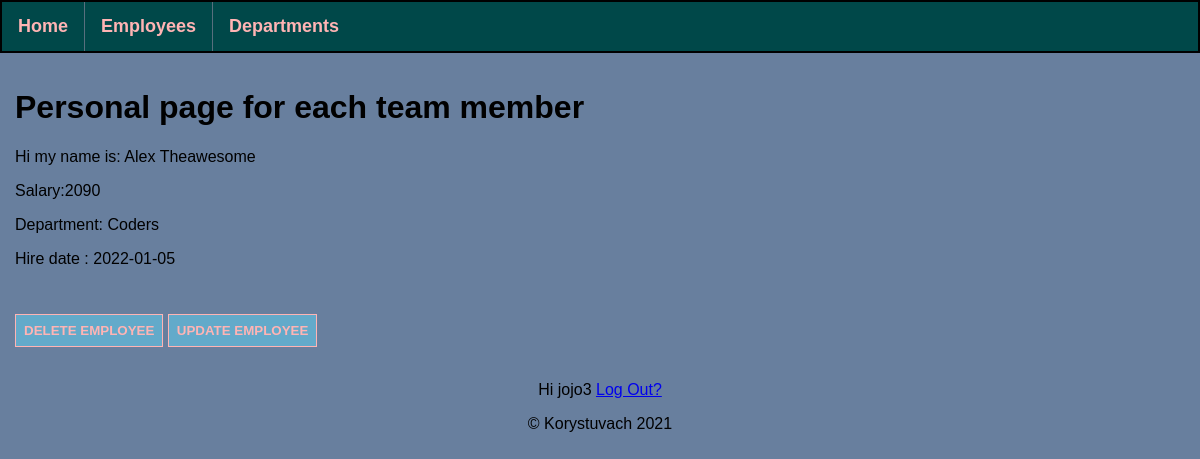
/employees/4 (signed in), run on the app's committed database.
### application/models.py (models this page shows, shortened)
class AllEmployees(db.Model):
    id = db.Column(db.Integer, primary_key=True)
    department_id = db.Column(db.Integer, db.ForeignKey('all_departments.id'), nullable=False)
    salary = db.Column(db.Integer, nullable=False)
    name = db.Column(db.String(30), nullable=False)
    lastname = db.Column(db.String(35), nullable=False)
    hire_date = db.Column(db.Date, default=date.today())

class AllDepartments(db.Model):
    id = db.Column(db.Integer, primary_key=True)
    dep_name = db.Column(db.String(25), nullable=False, unique=True)
    dep_employees_id = db.relationship('AllEmployees', backref='my_department', lazy=True)

class User(db.Model, UserMixin):
    id = db.Column(db.Integer, primary_key=True)
    username = db.Column(db.String(32), nullable=False, unique=True)
    password = db.Column(db.String(256), nullable=False)

### application/routes.py (the view)
@app.route('/employees/<int:emp_id>')
@login_required
def employee(emp_id):
    employee_info = AllEmployees.query.get_or_404(emp_id)
    return render_template('employee.html',
                           emp_id=emp_id,
                           employee_info=employee_info
                           )

### application/models.py (called while the page is built)
@login_manager.user_loader
def load_user(user_id):
    return User.query.get(user_id)

### application/routes.py (called while the page is built)
@app.after_request
def redirect_to_sign_in(response):
    if response.status_code == 401:
        return redirect(url_for('login') + '?next=' + request.url)
    return response

### application/templates/employee.html (shortened to what this page needs)
{% extends 'base.html' %}
{% block content %}
    <div>
        <h1>Personal page for each team member</h1>
        <p>Hi my name is: {{ employee_info.name }} {{ employee_info.lastname }}</p>
        <p>Salary:{{ employee_info.salary }} </p>
        <p>Department: {{employee_info.my_department.dep_name }}</p>
        <p>Hire date : {{ employee_info.hire_date }}</p>
    </div>
    <div>
        <button type="button"><a href="/employees/{{ employee_info['id'] }}/delete"><b>Delete employee</b></a></button>
        <button type="button"><a href="/employees/{{ employee_info['id'] }}/update"><b>Update employee</b></a></button>
    </div>
{% endblock %}

### application/templates/base.html (shortened to what this page needs)
<!doctype html>
<html lang="en">
<head>
    <link href="{{ url_for('static', filename='css/styles.css') }}" rel="stylesheet" type="text/css" >
</head>
<body>
    <nav>
        <ul id="nav_ul">
            <li class="nav_li"><a href="{{ url_for('index') }}" class="nav_li_a">Home</a></li>
            <li class="nav_li"><a href="{{ url_for('employees') }}" class="nav_li_a">Employees</a></li>
            <li class="nav_li"><a href="{{ url_for('departments') }}" class="nav_li_a">Departments</a></li>
        </ul>
    </nav>
    {% block content %}
    {% endblock %}
    <footer class="foot">
        {% if current_user.is_authenticated %}
            <p>Hi {{ current_user.username }} <a href="{{ url_for('logout') }}">Log Out?</a></p>
        {% else %}
        <p>Do you want to <a href="{{ url_for('login') }}">Log In?</a>
        {% endif %}
        <p>&copy Korystuvach 2021</p>
    </footer>
</body>
</html>

### application/static/css/styles.css (style rules this page uses)
html, body { font-family: Tahoma, sans-serif; background-color: #687F9E; margin: 0; padding: 0; height: 100%; text-align: left; }
div { padding: 15px; }
li a { text-decoration: none; }
button { background-color: #63aaca; text-decoration: none; padding: 8px; border: 1px solid #ffb4b4; }
button a { text-decoration: none; text-align: center; color: #ffb4b4; text-transform: uppercase; font-weight: bold; }
ul#nav_ul { position: sticky; font-size: large; font-weight: bold; background-color: #004849; list-style-type: none; border: 2px solid; overflow: hidden; margin: 0; padding: 0; top: 0; }
li.nav_li { display: inline; float: left; border-right: 1px solid #586F7E; }
li.nav_li:last-child { border-right: none; }
li a.nav_li_a { display: block; color: #ffb4b4; text-align: center; padding: 14px 16px; text-decoration: none; }
footer.foot { text-align: center; padding: 3px; display: block; text-decoration: none; }

### data on the page
AllEmployees: name "Alex", lastname "Theawesome", salary "2090", hire_date "2022-01-05"
AllDepartments: my_department.dep_name "Coders"
User: username "jojo3"
